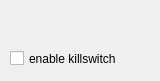
<?xml version="1.0" encoding="UTF-8"?>
<ui version="4.0">
 <class>MainWindow</class>
 <widget class="QMainWindow" name="MainWindow">
  <property name="geometry">
   <rect>
    <x>0</x>
    <y>0</y>
    <width>160</width>
    <height>81</height>
   </rect>
  </property>
  <property name="windowTitle">
   <string>MainWindow</string>
  </property>
  <widget class="QWidget" name="centralWidget">
   <widget class="QCheckBox" name="checkBox">
    <property name="geometry">
     <rect>
      <x>10</x>
      <y>50</y>
      <width>140</width>
      <height>17</height>
     </rect>
    </property>
    <property name="text">
     <string>enable killswitch</string>
    </property>
   </widget>
  </widget>
 </widget>
 <layoutdefault spacing="6" margin="11"/>
 <resources/>
 <connections/>
</ui>
